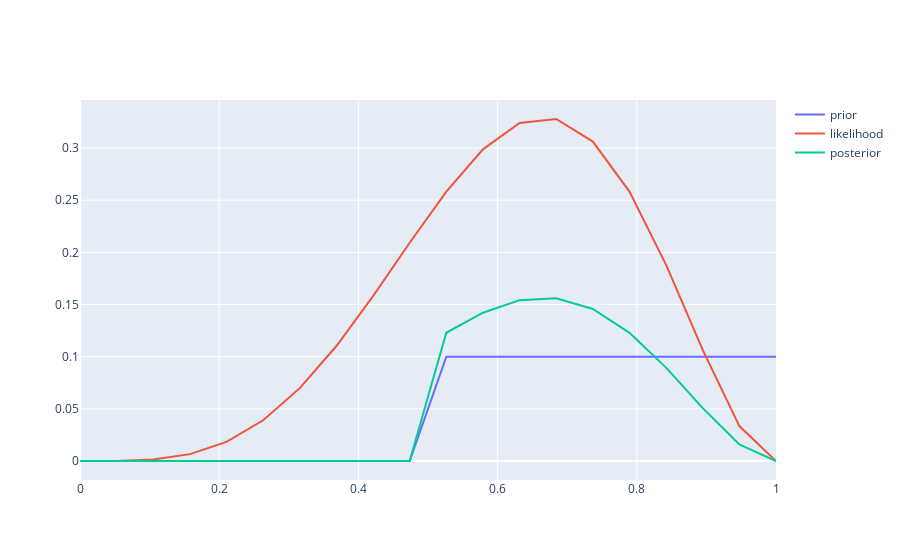

This figure's notebook cell:
### Code cell
fig = go.Figure()
fig.add_trace(go.Scatter(x=explanations, y=priors,
                    mode='lines',
                    name='prior'))
fig.add_trace(go.Scatter(x=explanations, y=plausability,
                    mode='lines',
                    name='likelihood'))
fig.add_trace(go.Scatter(x=explanations, y=posterior,
                    mode='lines',
                    name='posterior'))
fig.show()

### Figure 1 — Plotly figure (JSON) as saved in the notebook; plotly's stock layout.template omitted (floating-point values rounded to 4 significant figures)
{"data": [{"mode": "lines", "name": "prior", "type": "scatter", "x": [0, 0.05263, 0.1053, 0.1579, 0.2105, 0.2632, 0.3158, 0.3684, 0.4211, 0.4737, 0.5263, 0.5789, 0.6316, 0.6842, 0.7368, 0.7895, 0.8421, 0.8947, 0.9474, 1], "y": [0, 0, 0, 0, 0, 0, 0, 0, 0, 0, 0.1, 0.1, 0.1, 0.1, 0.1, 0.1, 0.1, 0.1, 0.1, 0.1]}, {"mode": "lines", "name": "likelihood", "type": "scatter", "x": [0, 0.05263, 0.1053, 0.1579, 0.2105, 0.2632, 0.3158, 0.3684, 0.4211, 0.4737, 0.5263, 0.5789, 0.6316, 0.6842, 0.7368, 0.7895, 0.8421, 0.8947, 0.9474, 1], "y": [0, 0.0001033, 0.001474, 0.006611, 0.01837, 0.03906, 0.06983, 0.1102, 0.158, 0.2092, 0.2583, 0.2988, 0.324, 0.3278, 0.3062, 0.2583, 0.1881, 0.1065, 0.03347, 2.132e-13]}, {"mode": "lines", "name": "posterior", "type": "scatter", "x": [0, 0.05263, 0.1053, 0.1579, 0.2105, 0.2632, 0.3158, 0.3684, 0.4211, 0.4737, 0.5263, 0.5789, 0.6316, 0.6842, 0.7368, 0.7895, 0.8421, 0.8947, 0.9474, 1], "y": [0, 0, 0, 0, 0, 0, 0, 0, 0, 0, 0.1229, 0.1422, 0.1542, 0.156, 0.1457, 0.1229, 0.0895, 0.05069, 0.01593, 1.014e-13]}], "layout": {"autosize": true, "xaxis": {"autorange": true, "range": [0, 1], "type": "linear"}, "yaxis": {"autorange": false, "range": [-0.0182, 0.346], "type": "linear"}}}
